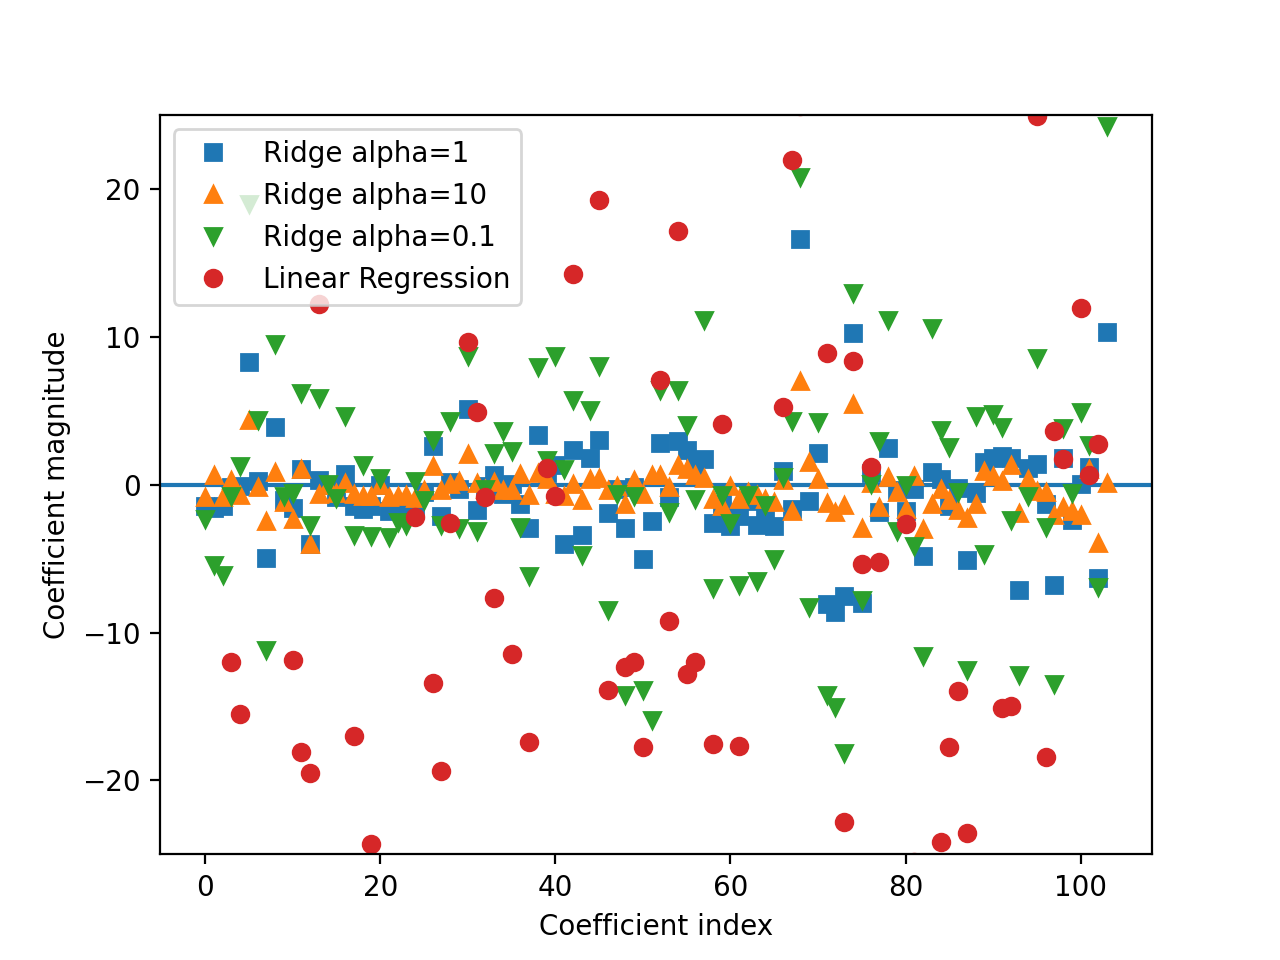

Here is the Python script that generated this plot:
import pandas as pd
import matplotlib.pyplot as plt
import numpy as np
from sklearn import datasets
from sklearn.preprocessing import MinMaxScaler, PolynomialFeatures
from sklearn.model_selection import train_test_split
from sklearn.linear_model import LinearRegression
from sklearn.linear_model import Ridge

def load_ext_boston():
    boston = datasets.load_boston()
    x = boston.data
    x = MinMaxScaler().fit_transform(boston.data)
    x = PolynomialFeatures(degree=2, include_bias=False).fit_transform(x)
    return x, boston.target

x, y = load_ext_boston()

x_train, x_test, y_train, y_test = train_test_split(x,y, random_state = 0)
lr = LinearRegression().fit(x_train, y_train)

ridge = Ridge(alpha=1).fit(x_train, y_train)
ridge10 = Ridge(alpha=10).fit(x_train, y_train)
ridge01 = Ridge(alpha=0.1).fit(x_train, y_train)

plt.plot(ridge.coef_, 's', label="Ridge alpha=1")
plt.plot(ridge10.coef_, '^', label="Ridge alpha=10")
plt.plot(ridge01.coef_, 'v', label="Ridge alpha=0.1")

plt.plot(lr.coef_, 'o', label="Linear Regression")
plt.xlabel("Coefficient index")
plt.ylabel("Coefficient magnitude")
xlims = plt.xlim()

plt.hlines(0, xlims[0], xlims[1])
plt.xlim(xlims)
plt.ylim(-25,25)
plt.legend()
plt.show()
